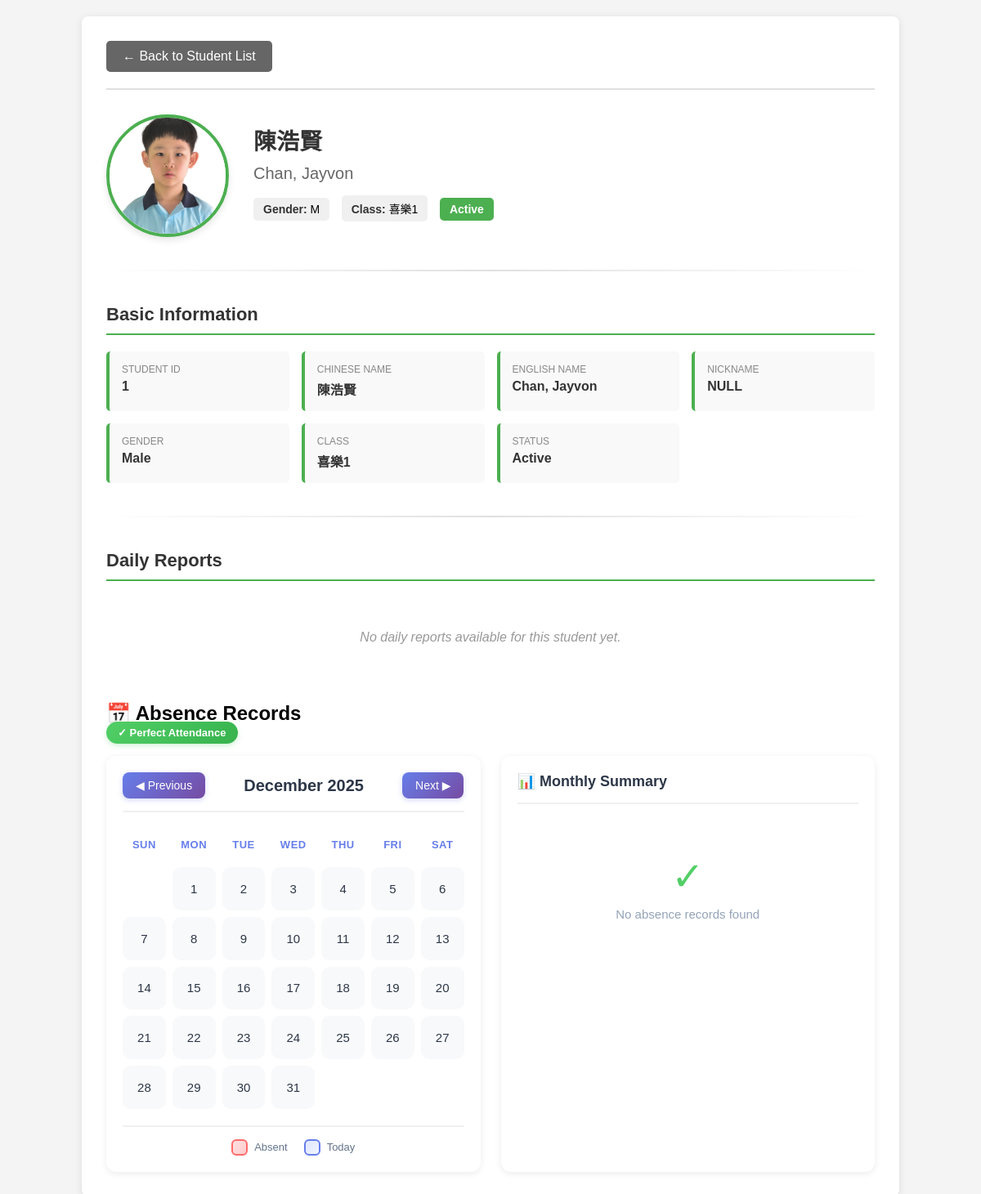
Screenshot of /student_details.php?id=1&month=12&year=2025 with the database file from the repository.
### tables this page shows
CREATE TABLE IF NOT EXISTS `students` (
  `id` int(11) NOT NULL AUTO_INCREMENT,
  `name_chi` varchar(100) NOT NULL COMMENT 'Chinese Name',
  `name_eng` varchar(100) NOT NULL COMMENT 'English Name',
  `nickname` varchar(50) DEFAULT NULL,
  `short_name` varchar(50) DEFAULT NULL COMMENT 'Short name or symbol',
  `gender` enum('M','F') NOT NULL,
  `class` varchar(50) DEFAULT NULL COMMENT 'Class/Group',
  `status` enum('Active','Inactive','Graduated') DEFAULT 'Active',
  `image_path` varchar(255) DEFAULT NULL COMMENT 'Path to student image',
  PRIMARY KEY (`id`)
);

### db/students.php (called while the page is built, shortened)
<?php
require_once __DIR__ . '/connection.php';
class Students {
    private $conn;
    public function __construct() {
        $this->conn = getDB();
    }
    public function getById($id) {
        $id = (int)$id;
        $sql = "SELECT * FROM students WHERE id = $id";
        $result = $this->conn->query($sql);
        if ($result && $result->num_rows > 0) {
            return $result->fetch_assoc();
        }
        return null;
    }
}
?>

### db/connection.php (called while the page is built, shortened)
<?php
class Database {
    private static $instance = null;
    private $conn;
    private function __construct() {
        try {
            $this->conn = new mysqli(DB_HOST, DB_USER, DB_PASS, DB_NAME, DB_PORT);
            $this->conn->set_charset(DB_CHARSET);
        } catch (Exception $e) {
            die("Database connection error: " . $e->getMessage());
        }
    }
    public static function getInstance() {
        if (self::$instance === null) {
            self::$instance = new Database();
        }
        return self::$instance;
    }
    public function getConnection() {
        return $this->conn;
    }
}
function getDB() {
    return Database::getInstance()->getConnection();
}
?>

### student_details.php (the view, shortened to what this page needs)
<?php
require_once 'db/students.php';
require_once 'db/connection.php';
$studentId = isset($_GET['id']) ? intval($_GET['id']) : 0;
$studentsObj = new Students();
$student = $studentsObj->getById($studentId);
$sections = [
    'basic_info' => true,
    'daily_reports' => true,
    'absences' => true,
];
?>
<!DOCTYPE html>
<html lang="en">
<head>
</head>
<body>
    <div class="container">
        <div class="header">
            <a href="students_list.php" class="back-btn">← Back to Student List</a>
        </div>
        <div class="student-header">
            <?php if (!empty($student['image_path']) && file_exists($student['image_path'])): ?>
                <img src="<?php echo htmlspecialchars($student['image_path']); ?>"
                     alt="<?php echo htmlspecialchars($student['name_chi']); ?>"
                     class="student-photo">
            <?php else: ?>
                <div class="no-photo">No Photo</div>
            <?php endif; ?>
            <div class="student-info-header">
                <h1 class="student-name"><?php echo htmlspecialchars($student['name_chi']); ?></h1>
                <p class="student-name-eng"><?php echo htmlspecialchars($student['name_eng']); ?></p>
                <div>
                    <span class="info-badge"><strong>Gender:</strong> <?php echo htmlspecialchars($student['gender']); ?></span>
                    <span class="info-badge"><strong>Class:</strong> <?php echo htmlspecialchars($student['class'] ?? 'N/A'); ?></span>
                    <span class="status-badge <?php echo strtolower($student['status']); ?>">
                        <?php echo htmlspecialchars($student['status']); ?>
                    </span>
                </div>
            </div>
        </div>
        <div class="section-divider"></div>
        <?php
        if ($sections['basic_info']):
            include 'sections/student_basic_info.php';
        endif;
        if ($sections['daily_reports']):
            include 'sections/student_daily_reports.php';
        endif;
        if ($sections['absences']):
            echo '<div id="absences">';
            include 'sections/student_absences.php';
            echo '</div>';
        endif;
        ?>
    </div>
</body>
</html>

### sections/student_basic_info.php
<div class="section">
    <h2 class="section-title">Basic Information</h2>
    <div class="info-grid">
        <div class="info-item">
            <div class="info-label">Student ID</div>
            <div class="info-value"><?php echo htmlspecialchars($student['id']); ?></div>
        </div>
        <div class="info-item">
            <div class="info-label">Chinese Name</div>
            <div class="info-value"><?php echo htmlspecialchars($student['name_chi']); ?></div>
        </div>
        <div class="info-item">
            <div class="info-label">English Name</div>
            <div class="info-value"><?php echo htmlspecialchars($student['name_eng']); ?></div>
        </div>
        <div class="info-item">
            <div class="info-label">Nickname</div>
            <div class="info-value"><?php echo htmlspecialchars($student['nickname'] ?? 'N/A'); ?></div>
        </div>
        <div class="info-item">
            <div class="info-label">Gender</div>
            <div class="info-value"><?php echo $student['gender'] === 'M' ? 'Male' : 'Female'; ?></div>
        </div>
        <div class="info-item">
            <div class="info-label">Class</div>
            <div class="info-value"><?php echo htmlspecialchars($student['class'] ?? 'N/A'); ?></div>
        </div>
        <div class="info-item">
            <div class="info-label">Status</div>
            <div class="info-value"><?php echo htmlspecialchars($student['status']); ?></div>
        </div>
    </div>
</div>
<div class="section-divider"></div>

### student_details.php (style rules this page uses)
* { margin: 0; padding: 0; box-sizing: border-box; }
body { font-family: Arial, sans-serif; background-color: #f4f4f4; padding: 20px; }
.container { max-width: 1000px; margin: 0 auto; background: white; padding: 30px; border-radius: 8px; box-shadow: 0 2px 10px rgba(0,0,0,0.1); }
.header { display: flex; justify-content: space-between; align-items: center; margin-bottom: 30px; padding-bottom: 20px; border-bottom: 2px solid #e0e0e0; }
.back-btn { display: inline-block; padding: 10px 20px; background-color: #666; color: white; text-decoration: none; border-radius: 5px; transition: background-color 0.3s; }
.student-header { display: flex; align-items: center; gap: 30px; margin-bottom: 30px; }
.student-photo { width: 150px; height: 150px; object-fit: cover; border-radius: 50%; border: 4px solid #4CAF50; box-shadow: 0 4px 8px rgba(0,0,0,0.1); }
.student-info-header { flex: 1; }
.student-name { font-size: 28px; color: #333; margin-bottom: 10px; }
.student-name-eng { font-size: 20px; color: #666; margin-bottom: 15px; }
.info-badge { display: inline-block; padding: 6px 12px; margin-right: 10px; margin-bottom: 8px; background-color: #f0f0f0; border-radius: 5px; font-size: 14px; }
.info-badge strong { color: #333; }
.status-badge { display: inline-block; padding: 6px 12px; border-radius: 5px; font-size: 14px; font-weight: bold; }
.status-badge.active { background-color: #4CAF50; color: white; }
.section { margin-bottom: 30px; }
.section-title { font-size: 22px; color: #333; margin-bottom: 20px; padding-bottom: 10px; border-bottom: 2px solid #4CAF50; }
.info-grid { display: grid; grid-template-columns: repeat(auto-fit, minmax(200px, 1fr)); gap: 15px; margin-bottom: 20px; }
.info-item { padding: 15px; background-color: #f9f9f9; border-radius: 5px; border-left: 4px solid #4CAF50; }
.info-label { font-size: 12px; color: #888; text-transform: uppercase; margin-bottom: 5px; }
.info-value { font-size: 16px; color: #333; font-weight: bold; }
.section-divider { height: 2px; background: linear-gradient(to right, transparent, #e0e0e0, transparent); margin: 40px 0; }

### rows the page displays
students: image_path (picture), name_chi "陳浩賢", name_eng "Chan, Jayvon", gender "M", class "喜樂1", status "Active", id "1", nickname "NULL"

### other values shown
$monthName "December 2025"
